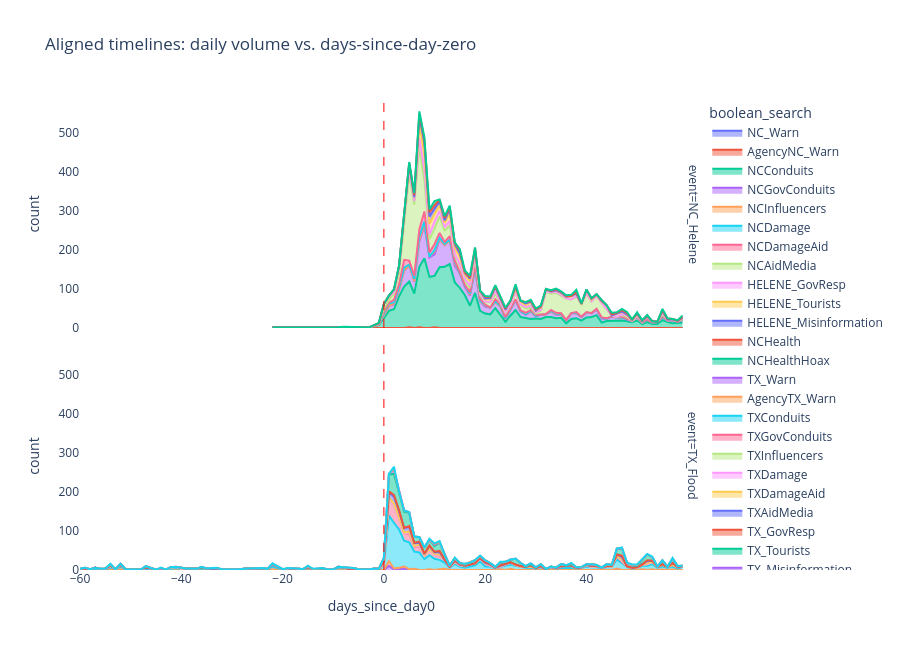

Notebook code cell kept with this figure:
### Markdown cell above
### 7.2 Aligned-timeline streamgraph — event arcs on a common axis

Daily document volume per boolean search, with each event's x-axis re-centered so day-zero = 0. Lets you compare "how does the arc of LA Fires discourse compare to NC Helene" without the events' actual calendar positions getting in the way.

### Code cell
rows = []
for event, day0_str in EVENT_DAY_ZERO.items():
    day0 = datetime.fromisoformat(day0_str).replace(tzinfo=timezone.utc)
    for bs in BOOLEAN_SEARCHES:
        if bs["event"] != event:
            continue
        sub = df[df[f"bool_{bs['name']}"] & df["timestamp"].between(
            day0 - timedelta(days=WINDOW_DAYS), day0 + timedelta(days=WINDOW_DAYS))]
        if sub.empty:
            continue
        daily = sub.groupby(sub["timestamp"].dt.date).size().reset_index(name="count")
        daily["days_since_day0"] = daily["timestamp"].apply(
            lambda d: (datetime.combine(d, datetime.min.time(), tzinfo=timezone.utc) - day0).days)
        daily["event"] = event
        daily["boolean_search"] = bs["name"]
        rows.append(daily[["days_since_day0", "count", "event", "boolean_search"]])

if rows:
    aligned = pd.concat(rows, ignore_index=True)
    fig_aligned = px.area(aligned, x="days_since_day0", y="count", color="boolean_search",
                          facet_row="event", title="Aligned timelines: daily volume vs. days-since-day-zero",
                          height=650)
    fig_aligned.add_vline(x=0, line=dict(color="red", width=1, dash="dash"))
    fig_aligned.update_layout(plot_bgcolor="white")
    fig_aligned.write_html(str(OUTPUT_DIR / "aligned_timelines.html"), include_plotlyjs="cdn")
    fig_aligned.show()
else:
    print("  No data in event windows to plot aligned timelines.")

### Figure 1 — Plotly figure (JSON) as saved in the notebook; plotly's stock layout.template omitted (floating-point values rounded to 4 significant figures)
{"data": [{"fillpattern": {"shape": ""}, "hovertemplate": "boolean_search=NC_Warn<br>event=NC_Helene<br>days_since_day0=%{x}<br>count=%{y}<extra></extra>", "legendgroup": "NC_Warn", "line": {"color": "#636efa"}, "marker": {"symbol": "circle"}, "mode": "lines", "name": "NC_Warn", "orientation": "v", "showlegend": true, "stackgroup": "1", "type": "scatter", "x": [-8, 0, 3, 5, 7, 10], "xaxis": "x2", "y": [1, 1, 1, 1, 1, 1], "yaxis": "y2"}, {"fillpattern": {"shape": ""}, "hovertemplate": "boolean_search=AgencyNC_Warn<br>event=NC_Helene<br>days_since_day0=%{x}<br>count=%{y}<extra></extra>", "legendgroup": "AgencyNC_Warn", "line": {"color": "#EF553B"}, "marker": {"symbol": "circle"}, "mode": "lines", "name": "AgencyNC_Warn", "orientation": "v", "showlegend": true, "stackgroup": "1", "type": "scatter", "x": [1, 2, 5, 7, 10, 22], "xaxis": "x2", "y": [1, 1, 1, 1, 1, 1], "yaxis": "y2"}, {"fillpattern": {"shape": ""}, "hovertemplate": "boolean_search=NCConduits<br>event=NC_Helene<br>days_since_day0=%{x}<br>count=%{y}<extra></extra>", "legendgroup": "NCConduits", "line": {"color": "#00cc96"}, "marker": {"symbol": "circle"}, "mode": "lines", "name": "NCConduits", "orientation": "v", "showlegend": true, "stackgroup": "1", "type": "scatter", "x": [-22, -20, -17, -12, -11, -9, -8, -3, -1, 0, 1, 2, 3, 4, 5, 6, 7, 8, 9, 10, 11, 12, 13, 14, 15, 16, 17, 18, 19, 20, 21, 22, 23, 24, 25, 26, 27, 28, 29, 30, 31, 32, 33, 34, 35, 36, 37, 38, 39, 40, 41, 42, 43, 44, 45, 46, 47, 48, 49, 50, 51, 52, 53, 54, 55, 56, 57, 58, 59], "xaxis": "x2", "y": [1, 1, 1, 1, 1, 1, 1, 1, 7, 25, 43, 47, 80, 106, 117, 88, 155, 179, 131, 132, 156, 157, 164, 117, 103, 84, 57, 90, 44, 37, 35, 50, 34, 16, 32, 46, 28, 25, 23, 24, 23, 28, 28, 25, 26, 12, 23, 25, 19, 27, 28, 33, 14, 18, 18, 19, 19, 17, 15, 19, 10, 15, 10, 10, 20, 15, 12, 13, 14], "yaxis": "y2"}, {"fillpattern": {"shape": ""}, "hovertemplate": "boolean_search=NCGovConduits<br>event=NC_Helene<br>days_since_day0=%{x}<br>count=%{y}<extra></extra>", "legendgroup": "NCGovConduits", "line": {"color": "#ab63fa"}, "marker": {"symbol": "circle"}, "mode": "lines", "name": "NCGovConduits", "orientation": "v", "showlegend": true, "stackgroup": "1", "type": "scatter", "x": [-11, -9, -1, 0, 1, 2, 3, 4, 5, 6, 7, 8, 9, 10, 11, 12, 13, 14, 15, 16, 17, 18, 19, 20, 21, 22, 23, 24, 25, 26, 27, 28, 29, 30, 31, 32, 33, 34, 35, 36, 37, 38, 39, 40, 41, 42, 43, 44, 45, 46, 47, 48, 49, 50, 51, 52, 53, 54, 55, 56, 57, 58, 59], "xaxis": "x2", "y": [1, 1, 2, 8, 12, 13, 17, 41, 42, 31, 66, 84, 50, 55, 71, 55, 61, 43, 37, 21, 26, 61, 24, 18, 17, 15, 21, 7, 16, 25, 14, 9, 19, 6, 11, 7, 14, 9, 8, 8, 15, 13, 9, 12, 10, 15, 10, 5, 11, 8, 8, 4, 3, 9, 3, 6, 3, 5, 8, 4, 8, 3, 7], "yaxis": "y2"}, {"fillpattern": {"shape": ""}, "hovertemplate": "boolean_search=NCInfluencers<br>event=NC_Helene<br>days_since_day0=%{x}<br>count=%{y}<extra></extra>", "legendgroup": "NCInfluencers", "line": {"color": "#FFA15A"}, "marker": {"symbol": "circle"}, "mode": "lines", "name": "NCInfluencers", "orientation": "v", "showlegend": true, "stackgroup": "1", "type": "scatter", "x": [2, 4, 6, 7, 8, 9, 10, 11, 12, 13, 14, 16, 17, 18, 20, 26, 27, 28, 30, 34, 43, 44, 48, 55], "xaxis": "x2", "y": [2, 1, 1, 3, 5, 2, 8, 2, 1, 1, 6, 3, 2, 3, 3, 1, 1, 1, 1, 2, 2, 1, 1, 1], "yaxis": "y2"}, {"fillpattern": {"shape": ""}, "hovertemplate": "boolean_search=NCDamage<br>event=NC_Helene<br>days_since_day0=%{x}<br>count=%{y}<extra></extra>", "legendgroup": "NCDamage", "line": {"color": "#19d3f3"}, "marker": {"symbol": "circle"}, "mode": "lines", "name": "NCDamage", "orientation": "v", "showlegend": true, "stackgroup": "1", "type": "scatter", "x": [0, 1, 2, 3, 4, 5, 6, 7, 8, 10, 11, 12, 13, 14, 15, 17, 18, 19, 20, 22, 23, 24, 25, 29, 32, 33, 34, 35, 38, 40, 51], "xaxis": "x2", "y": [3, 7, 3, 6, 7, 2, 6, 9, 5, 3, 3, 3, 1, 3, 1, 3, 2, 2, 1, 2, 2, 1, 1, 2, 1, 1, 1, 2, 1, 1, 1], "yaxis": "y2"}, {"fillpattern": {"shape": ""}, "hovertemplate": "boolean_search=NCDamageAid<br>event=NC_Helene<br>days_since_day0=%{x}<br>count=%{y}<extra></extra>", "legendgroup": "NCDamageAid", "line": {"color": "#FF6692"}, "marker": {"symbol": "circle"}, "mode": "lines", "name": "NCDamageAid", "orientation": "v", "showlegend": true, "stackgroup": "1", "type": "scatter", "x": [0, 1, 2, 3, 4, 5, 6, 7, 8, 9, 10, 11, 12, 13, 14, 15, 16, 17, 18, 19, 20, 22, 23, 24, 25, 26, 27, 28, 29, 30, 33, 34, 35, 36, 38, 39, 40, 42, 43, 44, 46, 47, 48, 51, 52, 53, 55, 59], "xaxis": "x2", "y": [4, 2, 6, 8, 20, 10, 8, 18, 26, 11, 15, 12, 5, 9, 3, 3, 2, 4, 5, 5, 1, 6, 3, 4, 1, 1, 2, 4, 2, 3, 3, 2, 2, 1, 2, 1, 1, 1, 1, 1, 1, 2, 2, 1, 1, 1, 2, 1], "yaxis": "y2"}, {"fillpattern": {"shape": ""}, "hovertemplate": "boolean_search=NCAidMedia<br>event=NC_Helene<br>days_since_day0=%{x}<br>count=%{y}<extra></extra>", "legendgroup": "NCAidMedia", "line": {"color": "#B6E880"}, "marker": {"symbol": "circle"}, "mode": "lines", "name": "NCAidMedia", "orientation": "v", "showlegend": true, "stackgroup": "1", "type": "scatter", "x": [-1, 0, 1, 2, 3, 4, 5, 6, 7, 8, 9, 10, 11, 12, 13, 14, 15, 16, 17, 18, 19, 20, 21, 22, 23, 24, 25, 26, 27, 28, 29, 30, 31, 32, 33, 34, 35, 36, 37, 38, 39, 40, 41, 42, 43, 44, 45, 46, 47, 48, 50, 51, 52, 53, 54, 55, 56, 57, 58, 59], "xaxis": "x2", "y": [1, 8, 7, 17, 28, 88, 223, 183, 212, 79, 34, 40, 43, 28, 28, 15, 15, 13, 12, 20, 9, 6, 14, 13, 6, 10, 8, 18, 13, 11, 6, 3, 10, 58, 42, 51, 44, 54, 35, 39, 32, 47, 30, 32, 37, 23, 2, 1, 4, 4, 2, 2, 6, 2, 1, 4, 2, 1, 2, 1], "yaxis": "y2"}, {"fillpattern": {"shape": ""}, "hovertemplate": "boolean_search=HELENE_GovResp<br>event=NC_Helene<br>days_since_day0=%{x}<br>count=%{y}<extra></extra>", "legendgroup": "HELENE_GovResp", "line": {"color": "#FF97FF"}, "marker": {"symbol": "circle"}, "mode": "lines", "name": "HELENE_GovResp", "orientation": "v", "showlegend": true, "stackgroup": "1", "type": "scatter", "x": [-1, 0, 1, 2, 3, 4, 5, 6, 7, 8, 9, 10, 11, 12, 13, 14, 15, 16, 17, 18, 19, 20, 21, 22, 23, 24, 25, 26, 27, 28, 29, 30, 31, 32, 33, 34, 35, 36, 38, 39, 40, 42, 44, 47, 48, 50, 51, 52, 53, 55, 59], "xaxis": "x2", "y": [1, 10, 9, 3, 13, 18, 13, 9, 23, 27, 12, 18, 14, 10, 11, 4, 4, 3, 5, 5, 4, 2, 1, 8, 2, 3, 1, 1, 2, 4, 5, 3, 2, 1, 3, 3, 3, 1, 2, 1, 1, 1, 1, 2, 4, 1, 1, 1, 1, 4, 1], "yaxis": "y2"}, {"fillpattern": {"shape": ""}, "hovertemplate": "boolean_search=HELENE_Tourists<br>event=NC_Helene<br>days_since_day0=%{x}<br>count=%{y}<extra></extra>", "legendgroup": "HELENE_Tourists", "line": {"color": "#FECB52"}, "marker": {"symbol": "circle"}, "mode": "lines", "name": "HELENE_Tourists", "orientation": "v", "showlegend": true, "stackgroup": "1", "type": "scatter", "x": [-1, 0, 1, 2, 3, 4, 5, 6, 7, 8, 9, 10, 11, 12, 13, 14, 15, 16, 17, 18, 19, 20, 21, 22, 23, 24, 25, 26, 27, 28, 29, 30, 31, 32, 33, 34, 35, 36, 37, 38, 40, 41, 42, 43, 44, 45, 46, 47, 48, 49, 50, 52, 55, 56, 57, 59], "xaxis": "x2", "y": [1, 2, 2, 5, 6, 12, 10, 9, 33, 40, 27, 20, 14, 12, 18, 15, 19, 10, 12, 11, 5, 5, 7, 9, 7, 5, 8, 7, 7, 5, 8, 4, 6, 4, 3, 4, 4, 3, 9, 5, 8, 4, 3, 3, 9, 1, 7, 6, 2, 2, 3, 1, 4, 1, 1, 1], "yaxis": "y2"}, {"fillpattern": {"shape": ""}, "hovertemplate": "boolean_search=HELENE_Misinformation<br>event=NC_Helene<br>days_since_day0=%{x}<br>count=%{y}<extra></extra>", "legendgroup": "HELENE_Misinformation", "line": {"color": "#636efa"}, "marker": {"symbol": "circle"}, "mode": "lines", "name": "HELENE_Misinformation", "orientation": "v", "showlegend": true, "stackgroup": "1", "type": "scatter", "x": [2, 4, 5, 6, 7, 8, 9, 10, 11, 12, 13, 14, 15, 16, 17, 18, 19, 20, 21, 23, 24, 25, 26, 27, 28, 29, 31, 32, 35, 36, 38, 40, 41, 42, 43, 46, 47, 48, 49, 50, 55, 59], "xaxis": "x2", "y": [1, 7, 2, 1, 23, 30, 19, 13, 10, 5, 12, 9, 9, 5, 6, 6, 2, 3, 3, 2, 1, 3, 5, 3, 4, 3, 3, 1, 2, 1, 1, 1, 3, 1, 2, 2, 1, 1, 1, 2, 1, 1], "yaxis": "y2"}, {"fillpattern": {"shape": ""}, "hovertemplate": "boolean_search=NCHealth<br>event=NC_Helene<br>days_since_day0=%{x}<br>count=%{y}<extra></extra>", "legendgroup": "NCHealth", "line": {"color": "#EF553B"}, "marker": {"symbol": "circle"}, "mode": "lines", "name": "NCHealth", "orientation": "v", "showlegend": true, "stackgroup": "1", "type": "scatter", "x": [0, 2, 3, 4, 5, 6, 7, 8, 9, 10, 11, 12, 13, 14, 15, 16, 17, 18, 20, 21, 22, 23, 24, 26, 28, 29, 30, 31, 33, 34, 35, 36, 38, 41, 42, 43, 45, 46, 47, 48, 50, 51, 52, 55, 56, 57, 58, 59], "xaxis": "x2", "y": [1, 1, 1, 1, 3, 5, 6, 9, 11, 9, 5, 7, 5, 3, 7, 2, 3, 2, 4, 2, 3, 1, 3, 3, 3, 2, 3, 1, 1, 2, 2, 2, 4, 1, 1, 2, 3, 1, 4, 3, 2, 1, 2, 2, 2, 1, 1, 3], "yaxis": "y2"}, {"fillpattern": {"shape": ""}, "hovertemplate": "boolean_search=NCHealthHoax<br>event=NC_Helene<br>days_since_day0=%{x}<br>count=%{y}<extra></extra>", "legendgroup": "NCHealthHoax", "line": {"color": "#00cc96"}, "marker": {"symbol": "circle"}, "mode": "lines", "name": "NCHealthHoax", "orientation": "v", "showlegend": true, "stackgroup": "1", "type": "scatter", "x": [-8, -1, 2, 3, 4, 5, 6, 7, 8, 9, 10, 12, 13, 14, 15, 16, 17, 18, 19, 20, 21, 22, 23, 24, 25, 26, 29, 30, 31, 33, 34, 35, 36, 37, 38, 39, 40, 41, 43, 45, 46, 47, 48, 49, 50, 51, 52, 55, 56, 58, 59], "xaxis": "x2", "y": [1, 1, 1, 1, 3, 2, 5, 6, 5, 7, 11, 4, 4, 2, 4, 4, 4, 2, 1, 2, 2, 3, 1, 2, 1, 5, 2, 3, 2, 2, 2, 1, 2, 3, 6, 1, 1, 1, 1, 4, 1, 3, 3, 1, 2, 1, 1, 3, 1, 1, 3], "yaxis": "y2"}, {"fillpattern": {"shape": ""}, "hovertemplate": "boolean_search=TX_Warn<br>event=TX_Flood<br>days_since_day0=%{x}<br>count=%{y}<extra></extra>", "legendgroup": "TX_Warn", "line": {"color": "#ab63fa"}, "marker": {"symbol": "circle"}, "mode": "lines", "name": "TX_Warn", "orientation": "v", "showlegend": true, "stackgroup": "1", "type": "scatter", "x": [-52, -15, 1, 2, 3, 4, 6, 9, 11, 12, 23, 25, 42, 46, 51, 57], "xaxis": "x", "y": [1, 1, 11, 1, 2, 4, 1, 1, 1, 1, 1, 1, 1, 2, 1, 1], "yaxis": "y"}, {"fillpattern": {"shape": ""}, "hovertemplate": "boolean_search=AgencyTX_Warn<br>event=TX_Flood<br>days_since_day0=%{x}<br>count=%{y}<extra></extra>", "legendgroup": "AgencyTX_Warn", "line": {"color": "#FFA15A"}, "marker": {"symbol": "circle"}, "mode": "lines", "name": "AgencyTX_Warn", "orientation": "v", "showlegend": true, "stackgroup": "1", "type": "scatter", "x": [-52, -28, -22, 1, 2, 3, 4, 5, 6, 9, 11, 12, 19, 23, 25, 46, 51, 53, 55], "xaxis": "x", "y": [1, 1, 2, 12, 3, 4, 5, 2, 2, 1, 1, 2, 1, 1, 2, 2, 1, 2, 1], "yaxis": "y"}, {"fillpattern": {"shape": ""}, "hovertemplate": "boolean_search=TXConduits<br>event=TX_Flood<br>days_since_day0=%{x}<br>count=%{y}<extra></extra>", "legendgroup": "TXConduits", "line": {"color": "#19d3f3"}, "marker": {"symbol": "circle"}, "mode": "lines", "name": "TXConduits", "orientation": "v", "showlegend": true, "stackgroup": "1", "type": "scatter", "x": [-60, -59, -58, -57, -56, -55, -54, -53, -52, -51, -50, -48, -47, -46, -45, -44, -43, -42, -41, -40, -39, -38, -37, -36, -35, -34, -33, -32, -29, -28, -27, -24, -23, -22, -20, -19, -18, -17, -16, -15, -14, -12, -11, -10, -9, -7, -6, -5, -3, -2, -1, 0, 1, 2, 3, 4, 5, 6, 7, 8, 9, 10, 11, 12, 13, 14, 15, 16, 17, 18, 19, 20, 21, 22, 23, 24, 25, 26, 27, 28, 29, 30, 31, 32, 33, 34, 35, 36, 37, 38, 39, 40, 41, 42, 43, 44, 45, 46, 47, 48, 49, 50, 51, 52, 53, 54, 55, 56, 57, 58, 59], "xaxis": "x", "y": [2, 3, 1, 3, 1, 2, 6, 2, 6, 2, 1, 1, 3, 2, 1, 3, 1, 3, 5, 2, 3, 3, 3, 3, 4, 1, 2, 2, 1, 1, 2, 3, 1, 7, 1, 1, 3, 2, 1, 4, 1, 2, 1, 1, 5, 2, 2, 1, 1, 2, 1, 13, 117, 117, 98, 66, 69, 44, 45, 28, 36, 29, 24, 16, 6, 16, 9, 6, 10, 12, 21, 9, 9, 4, 6, 11, 11, 11, 8, 6, 6, 3, 7, 1, 7, 3, 5, 6, 6, 4, 5, 9, 7, 6, 5, 7, 8, 23, 17, 8, 4, 5, 9, 11, 13, 6, 8, 6, 8, 4, 8], "yaxis": "y"}, {"fillpattern": {"shape": ""}, "hovertemplate": "boolean_search=TXGovConduits<br>event=TX_Flood<br>days_since_day0=%{x}<br>count=%{y}<extra></extra>", "legendgroup": "TXGovConduits", "line": {"color": "#FF6692"}, "marker": {"symbol": "circle"}, "mode": "lines", "name": "TXGovConduits", "orientation": "v", "showlegend": true, "stackgroup": "1", "type": "scatter", "x": [-59, -57, -56, -55, -54, -52, -47, -46, -44, -42, -41, -40, -39, -38, -36, -34, -33, -27, -24, -23, -22, -20, -19, -18, -16, -15, -14, -12, -9, -6, -5, -2, -1, 0, 1, 2, 3, 4, 5, 6, 7, 8, 9, 10, 11, 12, 13, 14, 15, 16, 17, 18, 19, 20, 21, 22, 23, 24, 25, 26, 27, 28, 29, 30, 31, 33, 34, 35, 36, 37, 38, 39, 40, 41, 42, 43, 44, 45, 46, 47, 48, 49, 50, 51, 52, 53, 54, 55, 56, 57, 58, 59], "xaxis": "x", "y": [1, 3, 1, 1, 4, 5, 3, 2, 1, 4, 3, 1, 1, 1, 3, 1, 2, 2, 1, 1, 5, 1, 1, 1, 1, 2, 1, 1, 3, 2, 1, 1, 1, 2, 45, 43, 30, 20, 22, 13, 16, 9, 15, 10, 10, 6, 2, 5, 3, 4, 5, 4, 8, 7, 3, 2, 1, 4, 5, 2, 1, 2, 3, 2, 2, 1, 1, 4, 4, 5, 1, 1, 3, 1, 3, 1, 3, 1, 9, 4, 1, 1, 1, 3, 4, 6, 2, 4, 1, 4, 3, 2], "yaxis": "y"}, {"fillpattern": {"shape": ""}, "hovertemplate": "boolean_search=TXInfluencers<br>event=TX_Flood<br>days_since_day0=%{x}<br>count=%{y}<extra></extra>", "legendgroup": "TXInfluencers", "line": {"color": "#B6E880"}, "marker": {"symbol": "circle"}, "mode": "lines", "name": "TXInfluencers", "orientation": "v", "showlegend": true, "stackgroup": "1", "type": "scatter", "x": [-46, -22, -19, -1, 5, 6, 7, 11, 35, 46, 47], "xaxis": "x", "y": [1, 1, 1, 1, 3, 1, 1, 1, 2, 1, 1], "yaxis": "y"}, {"fillpattern": {"shape": ""}, "hovertemplate": "boolean_search=TXDamage<br>event=TX_Flood<br>days_since_day0=%{x}<br>count=%{y}<extra></extra>", "legendgroup": "TXDamage", "line": {"color": "#FF97FF"}, "marker": {"symbol": "circle"}, "mode": "lines", "name": "TXDamage", "orientation": "v", "showlegend": true, "stackgroup": "1", "type": "scatter", "x": [2, 40], "xaxis": "x", "y": [1, 1], "yaxis": "y"}, {"fillpattern": {"shape": ""}, "hovertemplate": "boolean_search=TXDamageAid<br>event=TX_Flood<br>days_since_day0=%{x}<br>count=%{y}<extra></extra>", "legendgroup": "TXDamageAid", "line": {"color": "#FECB52"}, "marker": {"symbol": "circle"}, "mode": "lines", "name": "TXDamageAid", "orientation": "v", "showlegend": true, "stackgroup": "1", "type": "scatter", "x": [-40, 0, 1, 2, 3, 4, 5, 6, 7, 8, 9, 10, 11, 14, 15, 20, 21, 23, 41, 47, 52], "xaxis": "x", "y": [1, 2, 1, 5, 2, 1, 3, 1, 3, 1, 1, 2, 3, 1, 1, 1, 1, 1, 1, 4, 2], "yaxis": "y"}, {"fillpattern": {"shape": ""}, "hovertemplate": "boolean_search=TXAidMedia<br>event=TX_Flood<br>days_since_day0=%{x}<br>count=%{y}<extra></extra>", "legendgroup": "TXAidMedia", "line": {"color": "#636efa"}, "marker": {"symbol": "circle"}, "mode": "lines", "name": "TXAidMedia", "orientation": "v", "showlegend": true, "stackgroup": "1", "type": "scatter", "x": [-54, -42, -40, -7, 0, 1, 2, 3, 4, 5, 6, 7, 8, 9, 10, 11, 12, 14, 15, 16, 18, 19, 20, 21, 23, 24, 25, 26, 27, 29, 31, 37, 39, 41, 45, 46, 47, 49, 50, 52, 53, 55, 57], "xaxis": "x", "y": [1, 1, 1, 1, 4, 14, 18, 15, 11, 12, 7, 5, 3, 7, 4, 6, 1, 2, 1, 1, 1, 1, 1, 1, 1, 1, 1, 1, 1, 3, 1, 1, 1, 1, 1, 3, 7, 1, 1, 6, 3, 2, 5], "yaxis": "y"}, {"fillpattern": {"shape": ""}, "hovertemplate": "boolean_search=TX_GovResp<br>event=TX_Flood<br>days_since_day0=%{x}<br>count=%{y}<extra></extra>", "legendgroup": "TX_GovResp", "line": {"color": "#EF553B"}, "marker": {"symbol": "circle"}, "mode": "lines", "name": "TX_GovResp", "orientation": "v", "showlegend": true, "stackgroup": "1", "type": "scatter", "x": [-40, 0, 1, 2, 3, 4, 5, 6, 7, 8, 9, 10, 11, 12, 15, 20, 21, 23, 40, 41, 47, 52, -40, 0, 1, 2, 3, 4, 5, 6, 7, 8, 9, 10, 11, 12, 15, 20, 21, 23, 40, 41, 47, 52], "xaxis": "x", "y": [1, 1, 2, 4, 2, 1, 2, 1, 3, 1, 2, 2, 3, 1, 1, 2, 1, 1, 1, 1, 4, 2, 1, 1, 2, 4, 2, 1, 2, 1, 3, 1, 2, 2, 3, 1, 1, 2, 1, 1, 1, 1, 4, 2], "yaxis": "y"}, {"fillpattern": {"shape": ""}, "hovertemplate": "boolean_search=TX_Tourists<br>event=TX_Flood<br>days_since_day0=%{x}<br>count=%{y}<extra></extra>", "legendgroup": "TX_Tourists", "line": {"color": "#00cc96"}, "marker": {"symbol": "circle"}, "mode": "lines", "name": "TX_Tourists", "orientation": "v", "showlegend": true, "stackgroup": "1", "type": "scatter", "x": [-60, -59, -58, -56, -55, -54, -52, -47, -36, -34, -31, -28, -24, -23, -18, -17, -15, -12, -7, -6, 0, 1, 2, 3, 4, 5, 6, 7, 8, 9, 10, 11, 12, 13, 14, 15, 16, 17, 18, 19, 20, 21, 22, 23, 24, 25, 26, 27, 28, 29, 30, 31, 32, 33, 34, 35, 36, 37, 38, 40, 41, 42, 44, 45, 46, 47, 48, 49, 50, 51, 52, 53, 54, 55, 56, 57, 58, 59], "xaxis": "x", "y": [1, 2, 1, 1, 1, 2, 3, 3, 1, 1, 1, 1, 1, 1, 1, 2, 1, 1, 2, 1, 9, 43, 55, 46, 42, 34, 16, 11, 15, 15, 15, 22, 12, 3, 5, 3, 2, 3, 8, 4, 5, 3, 2, 6, 5, 6, 15, 8, 1, 3, 2, 5, 1, 1, 2, 4, 2, 3, 2, 1, 4, 3, 5, 3, 15, 19, 10, 6, 4, 11, 15, 9, 1, 10, 1, 11, 3, 1], "yaxis": "y"}, {"fillpattern": {"shape": ""}, "hovertemplate": "boolean_search=TX_Misinformation<br>event=TX_Flood<br>days_since_day0=%{x}<br>count=%{y}<extra></extra>", "legendgroup": "TX_Misinformation", "line": {"color": "#ab63fa"}, "marker": {"symbol": "circle"}, "mode": "lines", "name": "TX_Misinformation", "orientation": "v", "showlegend": true, "stackgroup": "1", "type": "scatter", "x": [-54, -47, -36, -34, -15, -12, -7, 1, 2, 3, 4, 5, 8, 10, 14, 16, 17, 23, 25, 28, 29, 32, 37, 50, 51], "xaxis": "x", "y": [1, 1, 1, 1, 1, 1, 1, 2, 10, 2, 3, 1, 1, 2, 1, 1, 1, 1, 1, 1, 2, 1, 1, 1, 1], "yaxis": "y"}, {"fillpattern": {"shape": ""}, "hovertemplate": "boolean_search=TXHealth<br>event=TX_Flood<br>days_since_day0=%{x}<br>count=%{y}<extra></extra>", "legendgroup": "TXHealth", "line": {"color": "#FFA15A"}, "marker": {"symbol": "circle"}, "mode": "lines", "name": "TXHealth", "orientation": "v", "showlegend": true, "stackgroup": "1", "type": "scatter", "x": [-54, -44, -34, -33, -22, -19, -15, 2, 9, 10, 11, 14, 16, 19, 23, 37, 39, 47, 49, 50, 51, 57], "xaxis": "x", "y": [1, 1, 1, 1, 1, 1, 1, 3, 1, 2, 1, 1, 1, 1, 1, 1, 1, 1, 1, 1, 1, 1], "yaxis": "y"}, {"fillpattern": {"shape": ""}, "hovertemplate": "boolean_search=TXHealthHoax<br>event=TX_Flood<br>days_since_day0=%{x}<br>count=%{y}<extra></extra>", "legendgroup": "TXHealthHoax", "line": {"color": "#19d3f3"}, "marker": {"symbol": "circle"}, "mode": "lines", "name": "TXHealthHoax", "orientation": "v", "showlegend": true, "stackgroup": "1", "type": "scatter", "x": [-54, -44, -33, -22, -19, -15, -14, 2, 9, 10, 11, 14, 16, 19, 23, 37, 47, 49, 50, 51, 52, 53, 57], "xaxis": "x", "y": [1, 1, 1, 1, 1, 1, 1, 5, 1, 2, 2, 1, 1, 1, 1, 1, 1, 1, 1, 1, 1, 1, 1], "yaxis": "y"}], "layout": {"annotations": [{"showarrow": false, "text": "event=TX_Flood", "textangle": 90, "x": 0.98, "xanchor": "left", "xref": "paper", "y": 0.2425, "yanchor": "middle", "yref": "paper"}, {"showarrow": false, "text": "event=NC_Helene", "textangle": 90, "x": 0.98, "xanchor": "left", "xref": "paper", "y": 0.7575, "yanchor": "middle", "yref": "paper"}], "height": 650, "legend": {"title": {"text": "boolean_search"}, "tracegroupgap": 0}, "plot_bgcolor": "white", "shapes": [{"line": {"color": "red", "dash": "dash", "width": 1}, "type": "line", "x0": 0, "x1": 0, "xref": "x", "y0": 0, "y1": 1, "yref": "y domain"}, {"line": {"color": "red", "dash": "dash", "width": 1}, "type": "line", "x0": 0, "x1": 0, "xref": "x2", "y0": 0, "y1": 1, "yref": "y2 domain"}], "title": {"text": "Aligned timelines: daily volume vs. days-since-day-zero"}, "xaxis": {"anchor": "y", "domain": [0, 0.98], "title": {"text": "days_since_day0"}}, "xaxis2": {"anchor": "y2", "domain": [0, 0.98], "matches": "x", "showticklabels": false}, "yaxis": {"anchor": "x", "domain": [0, 0.485], "title": {"text": "count"}}, "yaxis2": {"anchor": "x2", "domain": [0.515, 1], "matches": "y", "title": {"text": "count"}}}}
